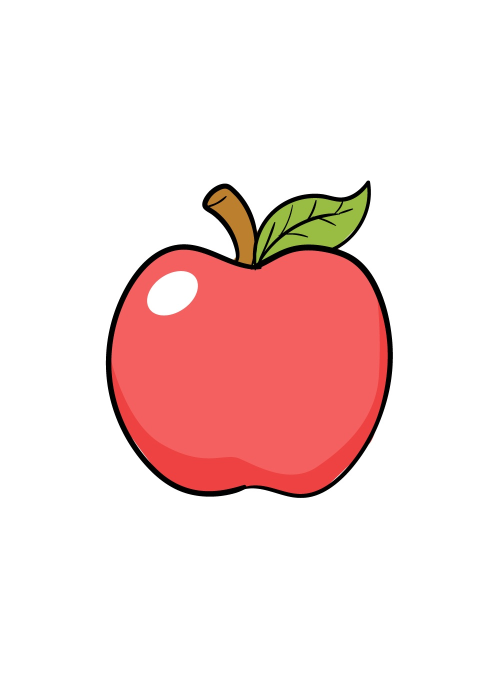
#> input picture Project/assets/apple 1.jpg, 1000 x 1400 px (shown at 1/2 size)
$ python -i contour_detection.py   (imports and definitions only)
#> lines starting #> are read from the running program, lines starting #| are printed output that depends on the picture; after the words box and inside, x2 and y2 are one past the last pixel; in counts of white or black regions, pixels touching at a corner belong together
import cv2
import numpy as np


def approximate_contours(contours, epsilon=0.1):
    """
    Approximate contours to polygons using the Ramer–Douglas–Peucker algorithm.
    Args:
        contours (list): List of contours, each as a numpy array of (x, y) points.
        epsilon (float): Approximation accuracy. Higher values result in fewer points.
    Returns:
        list: List of approximated contours.
    """
    approx_contours = []
    for cnt in contours:
        approx = cv2.approxPolyDP(cnt, epsilon, closed=True)
        approx_contours.append(approx)
    return approx_contours


def find_contours(image, min_area=100, ignore_border=True, approx_epsilon=0.1):
    """
    Detect contours in a binarized image using OpenCV, filtering out the outer border and small areas.
    Optionally approximate contours to polygons.
    Args:
        image (np.ndarray): Binarized (single-channel) image.
        min_area (int): Minimum area for a contour to be considered valid.
        ignore_border (bool): Whether to ignore contours touching the image border.
        approx_epsilon (float): Approximation accuracy for polygons.
    Returns:
        list: List of filtered and approximated contours, each contour is a numpy array of (x, y) points.
    """
    height, width = image.shape[:2]
    contours, _ = cv2.findContours(
        image, cv2.RETR_TREE, cv2.CHAIN_APPROX_SIMPLE)
    filtered = []
    for cnt in contours:
        area = cv2.contourArea(cnt)
        if area < min_area:
            continue
        if ignore_border:
            x, y, w, h = cv2.boundingRect(cnt)
            if x <= 1 or y <= 1 or x + w >= width - 1 or y + h >= height - 1:
                continue
        filtered.append(cnt)

    if approx_epsilon > 0:
        filtered = approximate_contours(filtered, epsilon=approx_epsilon)
    return filtered

>>> import cv2
>>> picture = cv2.imread('assets/apple 1.jpg', cv2.IMREAD_GRAYSCALE)
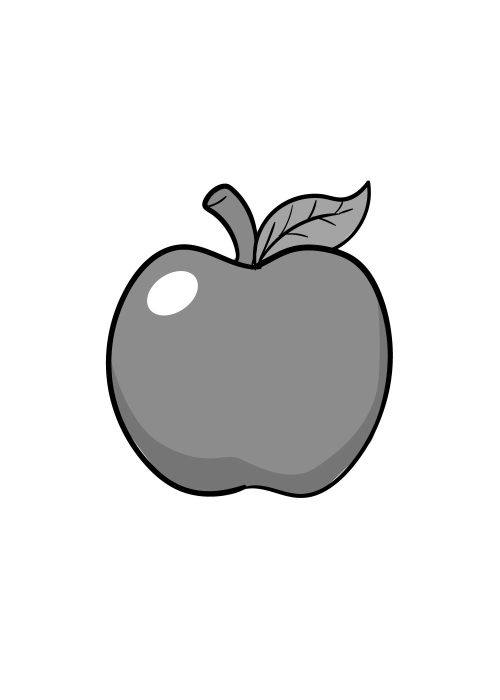
#> picture: shape (1400, 1000) (shown at 1/2 size); min 0, max 255, mean 230
>>> result = find_contours(picture)
#> in find_contours, `contours, _ = cv2.findContours( image, cv2.RETR_TREE, cv2.CHAIN_APPROX..`: contours = 2353 contours, 2129 with area under 20; largest, box (x1, y1, x2, y2) and area: (0, 0, 1000, 1400) 1397601, (773, 669, 786, 747) 722, (211, 702, 227, 781) 632, (396, 980, 445, 994) 479, (642, 491, 677, 509) 338
#> the loop in find_contours, `for cnt in contours:` made 2353 passes
#> (cnt, area, x, y, w, h) on pass 1: ([[0, 0], [0, 1399], [999, 1399], [999, 0]], 1397601, 0, 0, 1000, 1400)
#> (area, x, y, w, h) on passes 91, 114, 147, 158, 309, 346: (479, 396, 980, 49, 14), (129, 443, 978, 22, 14), (106, 463, 974, 19, 14), (170, 358, 973, 24, 14), (153.5, 292, 925, 22, 21), (166.5, 274, 907, 25, 22)
#> after the loop in find_contours, `for cnt in contours:`: filtered = 30 contours; largest, box (x1, y1, x2, y2) and area: (773, 669, 786, 747) 722, (211, 702, 227, 781) 632, (396, 980, 445, 994) 479, (642, 491, 677, 509) 338, (759, 606, 780, 649) 296
#> the loop in approximate_contours, `for cnt in contours:` made 30 passes
#> after the loop in approximate_contours, `for cnt in contours:`: approx_contours has the same summary as filtered in find_contours
#> result has the same summary as filtered in find_contours

$ run again, on Project/assets/apple 2.jpg
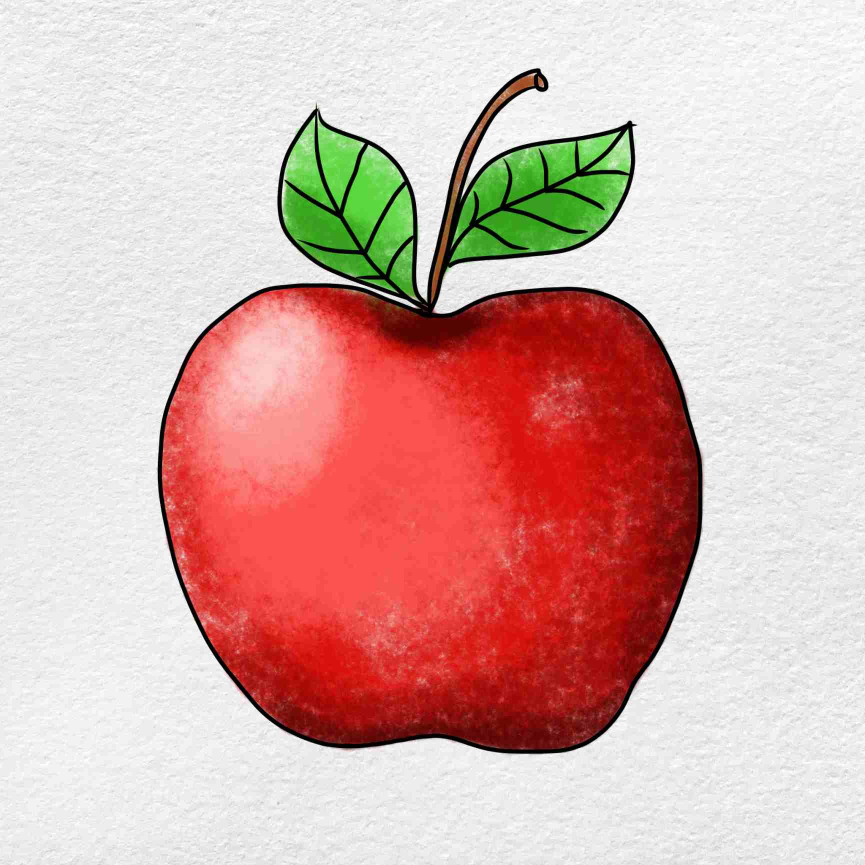
#> input picture Project/assets/apple 2.jpg, 1730 x 1730 px (shown at 1/2 size)
#> `picture = cv2.imread('assets/apple 1.jpg', cv2.IMREAD_GRAYSCALE)`:
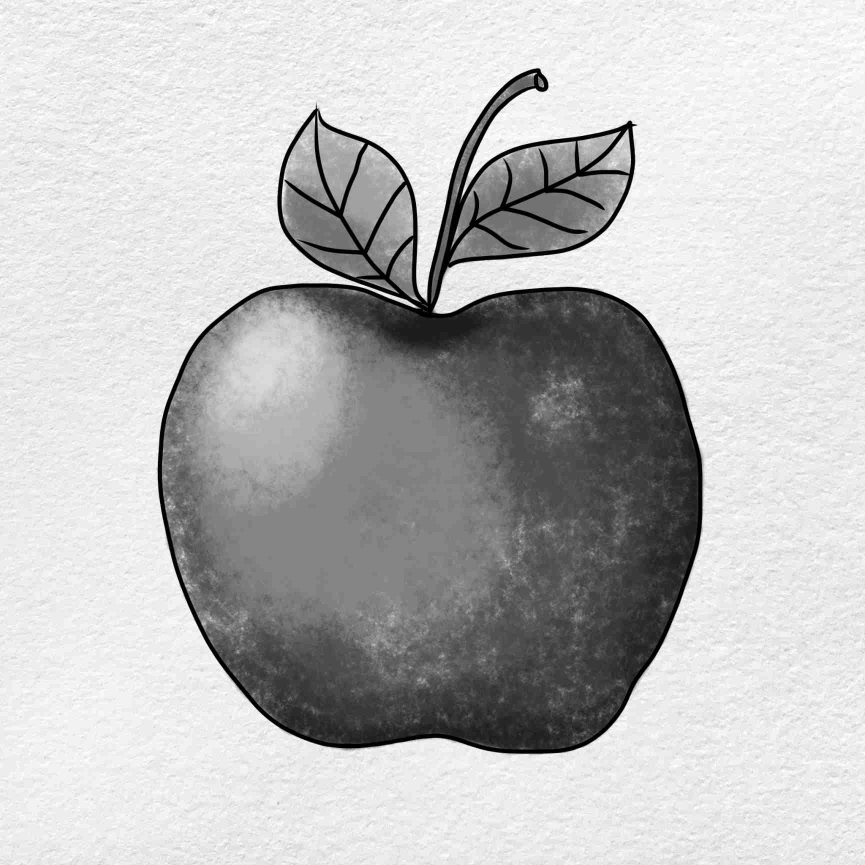
#> picture: shape (1730, 1730) (shown at 1/2 size); min 0, max 255, mean 189.4
#> contours = 1634 contours, 1111 with area under 20; largest, box (x1, y1, x2, y2) and area: (0, 0, 1730, 1730) 2989441, (827, 530, 936, 636) 1578, (897, 367, 929, 473) 956, (886, 457, 921, 539) 886, (1056, 343, 1155, 397) 885
#> the loop in find_contours, `for cnt in contours:` made 1634 passes
#> (cnt, area, x, y, w, h) on pass 1: ([[0, 0], [0, 1729], [1729, 1729], [1729, 0]], 2989441, 0, 0, 1730, 1730)
#> after the loop in find_contours, `for cnt in contours:`: filtered = 117 contours; largest, box (x1, y1, x2, y2) and area: (827, 530, 936, 636) 1578, (897, 367, 929, 473) 956, (886, 457, 921, 539) 886, (1056, 343, 1155, 397) 885, (1003, 1495, 1131, 1508) 640
#> the loop in approximate_contours, `for cnt in contours:` made 117 passes
#> after the loop in approximate_contours, `for cnt in contours:`: approx_contours has the same summary as filtered in find_contours
#> result has the same summary as filtered in find_contours

$ run again, on Project/assets/banana 1.jpg
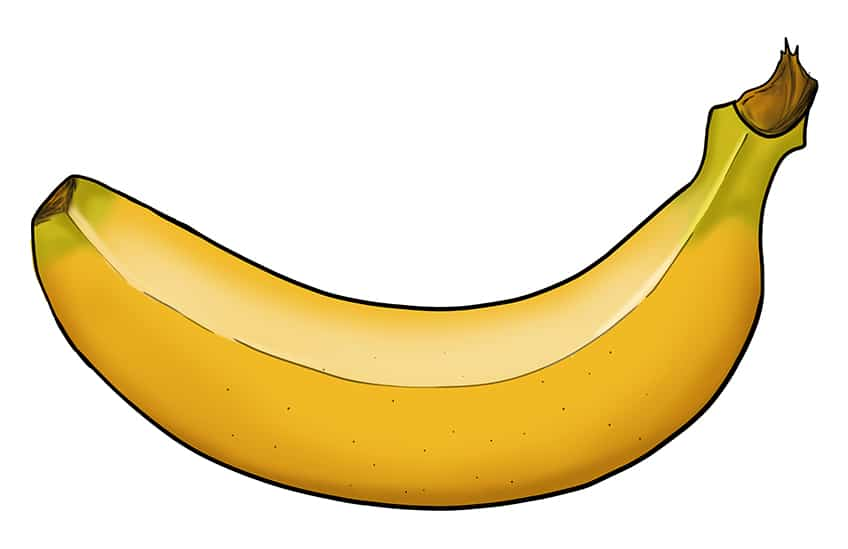
#> input picture Project/assets/banana 1.jpg, 848 x 549 px
#> `picture = cv2.imread('assets/apple 1.jpg', cv2.IMREAD_GRAYSCALE)`:
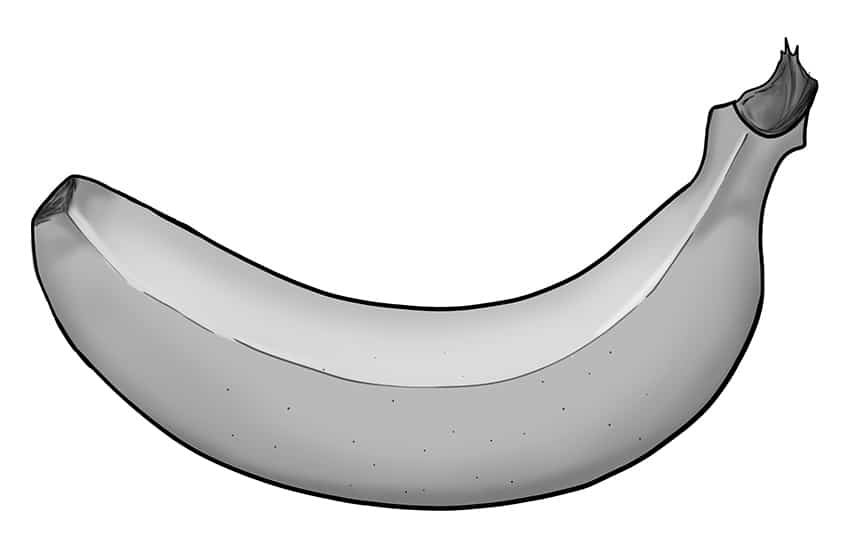
#> picture: shape (549, 848); min 0, max 255, mean 224.7
#> contours = 360 contours, 263 with area under 20; largest, box (x1, y1, x2, y2) and area: (0, 0, 848, 549) 464156, (758, 147, 801, 257) 306, (404, 505, 471, 511) 217, (499, 497, 540, 505) 112, (559, 266, 591, 286) 108
#> the loop in find_contours, `for cnt in contours:` made 360 passes
#> (cnt, area, x, y, w, h) on pass 1: ([[0, 0], [0, 548], [847, 548], [847, 0]], 464156, 0, 0, 848, 549)
#> after the loop in find_contours, `for cnt in contours:`: filtered = 4 contours; box (x1, y1, x2, y2) and area: (758, 147, 801, 257) 306, (404, 505, 471, 511) 217, (499, 497, 540, 505) 112, (559, 266, 591, 286) 108
#> the loop in approximate_contours, `for cnt in contours:` made 4 passes
#> after the loop in approximate_contours, `for cnt in contours:`: approx_contours has the same summary as filtered in find_contours
#> result has the same summary as filtered in find_contours
